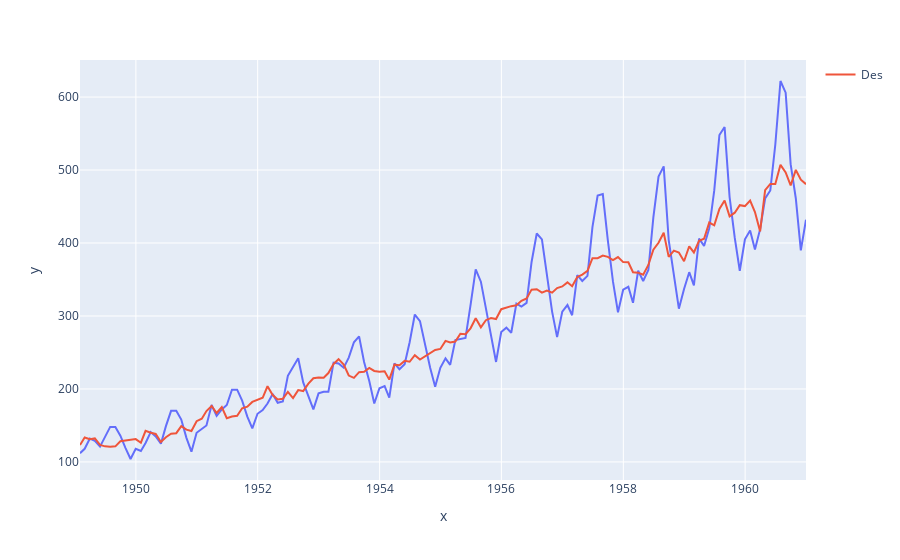

Notebook code cell kept with this figure:
### Code cell
fig=px.line(x=air['Month'],y=air['AirPassengers'])
fig.add_scatter(x=air['Month'],y=air['deseason'],name="Des")
fig.show()

### Figure 1 — Plotly figure (JSON) as saved in the notebook; plotly's stock layout.template omitted (floating-point values rounded to 4 significant figures; data arrays with more than 128 entries replaced by an {"elided": "..."} marker saying what was removed)
{"data": [{"hovertemplate": "x=%{x}<br>y=%{y}<extra></extra>", "legendgroup": "", "line": {"color": "#636efa", "dash": "solid"}, "mode": "lines", "name": "", "showlegend": false, "type": "scatter", "x": {"elided": "144 str values"}, "xaxis": "x", "y": {"elided": "144 int values"}, "yaxis": "y"}, {"name": "Des", "type": "scatter", "x": {"elided": "144 str values"}, "y": {"elided": "144 float values"}}], "layout": {"legend": {"tracegroupgap": 0}, "margin": {"t": 60}, "xaxis": {"anchor": "y", "domain": [0, 1], "title": {"text": "x"}}, "yaxis": {"anchor": "x", "domain": [0, 1], "title": {"text": "y"}}}}
